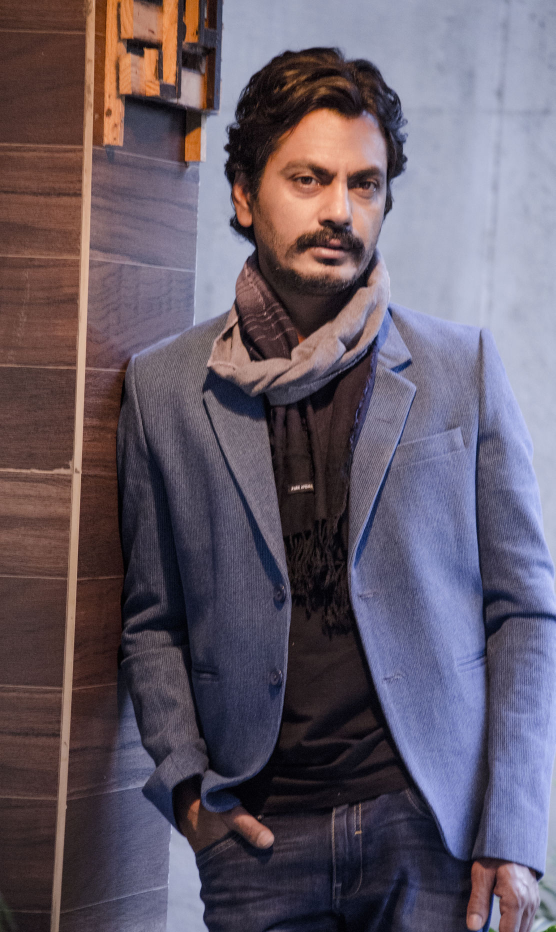
#> input picture train_img/Nawazuddin Siddiqui/ActiOn_10.jpg, 1111 x 1864 px (shown at 1/2 size)
$ jupyter execute --allow-errors 'Face Detection with OpenCV-Python.ipynb'   (shell and % lines are left out)
#> lines starting #> are read from the running program, lines starting #| are printed output that depends on the picture
# Loading the necessary libraries

[cell 1]
# Import the necessary libraries
import numpy as np
import cv2
import matplotlib.pyplot as plt

# Loading images

[cell 2]
#  Loading the image to be tested
test_image = cv2.imread('abc4.jpg')
test_image2 = cv2.imread('P5011490_resultado.JPG')

# Converting to grayscale as opencv expects detector takes in input gray scale images
#> (the rest of this cell did not finish here and is left out)

Since we know that OpenCV loads an image in BGR format so we need to convert it into RBG format to be able to display its true colours. Let us write a small function for that.

[cell 3]
def convertToRGB(image):
    return cv2.cvtColor(image, cv2.COLOR_BGR2RGB)

# Haar cascade files

OpenCV comes with a lot of pre-trained classsifiers. For instance there are classifiers for smile, eyes,face etc. These come in the form of xml files and are located in `opencv/data/haarcascades/` folder. However, just to make things simple, you can also access them from here.Download the xml fiels and place them in data folder in the same working directory as the jupyter notebook.

### Loading the classifier for frontal face

[cell 4]
haar_cascade_face = cv2.CascadeClassifier('/usr/local/lib/python2.7/dist-packages/cv2/data/haarcascade_frontalface_alt.xml')

# Face detection

We shall be using the detectMultiscale module of the classifier.This function will return the co-ordinates(x and y posiiton plus the height and width) of the detected faces as Rect(x,y,w,h).

#> (a cell that did not finish here is left out)

Our next step is to loop over all the co-ordinates it returned and draw rectangles around them using Open CV.We will be drawing a green rectangle with thicknessof 2

[cell 6]
n=1
#> (the rest of this cell did not finish here and is left out)

Finally, we shall display the original image in coloured to see if the face has been detected correctly or not.

#> (a cell that did not finish here is left out)

### Let us create a generalised function for the entire face detection process.

[cell 8]
def detect_faces(cascade, test_image, scaleFactor = 1.1):
    # create a copy of the image to prevent any changes to the original one.
    image_copy = test_image.copy()

    #convert the test image to gray scale as opencv face detector expects gray images
    gray_image = cv2.cvtColor(image_copy, cv2.COLOR_BGR2GRAY)

    # Applying the haar classifier to detect faces
    faces_rect = cascade.detectMultiScale(gray_image, scaleFactor=scaleFactor, minNeighbors=5)

    for (x, y, w, h) in faces_rect:
        cv2.rectangle(image_copy, (x, y), (x+w, y+h), (0, 255, 0), 15)

    return image_copy

### Testing the function on new image

[cell 9]
#loading image
test_image2 = cv2.imread('abc2.jpg')

#call the function to detect faces
#> (the rest of this cell did not finish here and is left out)

### Testing the function on a group photograph

[cell 10]
#loading image
test_image2 = cv2.imread('abc2.jpg')

#call the function to detect faces
#> (the rest of this cell did not finish here and is left out)


#convert to RGB and display image
plt.imshow(convertToRGB(faces))

### Saving the Image

[cell 11]
 #cv2.imwrite('image1.png',faces)

[cell 12]
import os
import fnmatch
import cv2
import shutil

def convertToRGB(image):
    return cv2.cvtColor(image, cv2.COLOR_BGR2RGB)

haar_cascade_face = cv2.CascadeClassifier('/usr/local/lib/python2.7/dist-packages/cv2/data/haarcascade_frontalface_alt.xml')

input_path = r"/face-recognition/train_img"
output_path = r"/face-recognition/pre_img/output"
done_path = r"/face-recognition/images_cropped"

included_extensions = ['jpg','jpeg', 'png', 'gif', 'JPG', 'PNG', 'GIF', 'JPEG']
n=1
counter=10001

for root, dirs, files in os.walk(input_path, topdown=False):
    for filename in files:
        file_path=os.path.join(root, filename)
        extension=os.path.splitext(filename)[1][1:]
        if extension in included_extensions :
            print("input:"+file_path)
            try:
                #  Loading the image to be tested
                test_image = cv2.imread(file_path)
#> test_image is the input picture: shape (1864, 1111, 3); mean B, G, R 103.2, 90.2, 100.5
                #plt.imshow(test_image, cmap='gray')
                test_image2 = test_image.copy()

                # Converting to grayscale as opencv expects detector takes in input gray scale images
                test_image_gray = cv2.cvtColor(test_image, cv2.COLOR_BGR2GRAY)
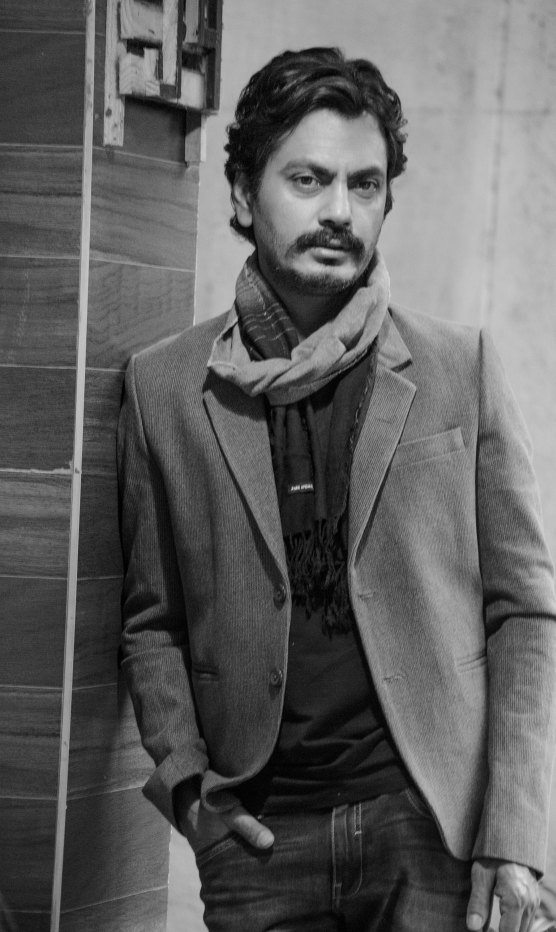
#> test_image_gray: shape (1864, 1111) (shown at 1/2 size); min 0, max 229, mean 94.8

                # Displaying grayscale image
                #plt.imshow(test_image_gray, cmap='gray')

                # Applying the haar classifier to detect faces

                faces_rects = haar_cascade_face.detectMultiScale(test_image_gray, scaleFactor = 1.2, minNeighbors = 5);
#> faces_rects = [[501, 231, 345, 345]]
                print('Faces found: ', len(faces_rects))
#| Faces found:  1

                for (x,y,w,h) in faces_rects:
                     cropped_temp = convertToRGB(test_image2)[y-80:y+h+80,x-80:x+w+80, :]
                     print("output:"+ output_path+'/image'+str(counter)+'.'+extension)
                     try:
                         cv2.imwrite(output_path+'/image'+str(counter)+'.'+extension,convertToRGB(cropped_temp))
                     except:
                        print("Error al guardar")
                     n=n+1
#> this loop made 1 pass
#> (x, y, w, h, n) on pass 1: (501, 231, 345, 345, 2)
#| output:/face-recognition/pre_img/output/image10001.jpg
#> pass 1, `cropped_temp = convertToRGB(test_image2)[y-80:y+h+80,x-80:x+w+80, :]`:
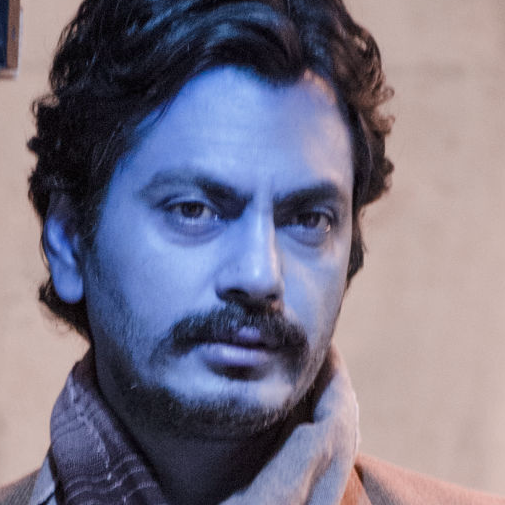
#> cropped_temp: shape (505, 505, 3); mean B, G, R 134.5, 116.4, 120.9
#> pass 1, `cv2.imwrite(output_path+'/image'+str(counter)+'.'+extension,convertToR..`:
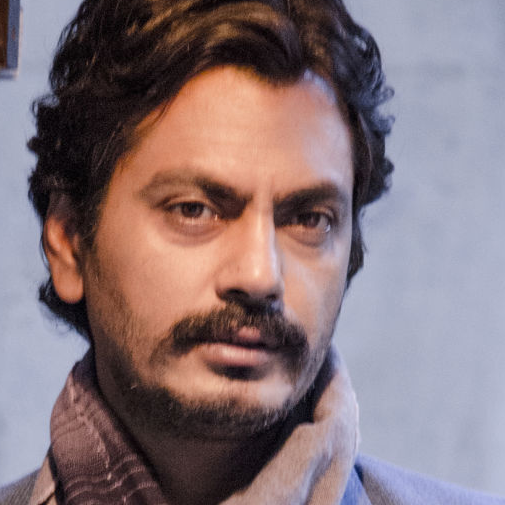
#> saved as image10001.jpg: shape (505, 505, 3); mean B, G, R 120.9, 116.4, 134.5
#> after the loop, n = 2
                #os.rename("path/to/current/file.foo", "path/to/new/destination/for/file.foo")
                shutil.move(file_path, done_path+'/image'+str(counter)+'.'+extension)
            except:
                print("Error al leer")
            counter=counter+1
#> pass 2 of the loop `for root, dirs, files in os.walk(input_path, topdown=False):`:
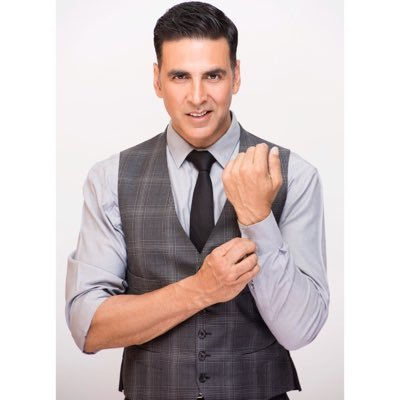
#> input picture train_img/Akshay Kumar/ActiOn_1.jpg, 400 x 400 px
#> test_image is the input picture: shape (400, 400, 3); mean B, G, R 193.8, 194.2, 205.4
#> `test_image_gray = cv2.cvtColor(test_image, cv2.COLOR_BGR2GRAY)`:
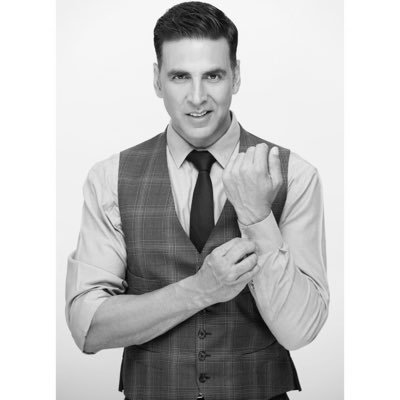
#> test_image_gray: shape (400, 400); min 1, max 255, mean 197.5
#> faces_rects = [[149, 40, 97, 97]]
#| Faces found:  1
#> the loop `for (x,y,w,h) in faces_rects:` made 1 pass
#> (x, y, w, h, n) on pass 1: (149, 40, 97, 97, 3)
#> (printed output is left out)
#> after the loop `for (x,y,w,h) in faces_rects:`: n = 3
